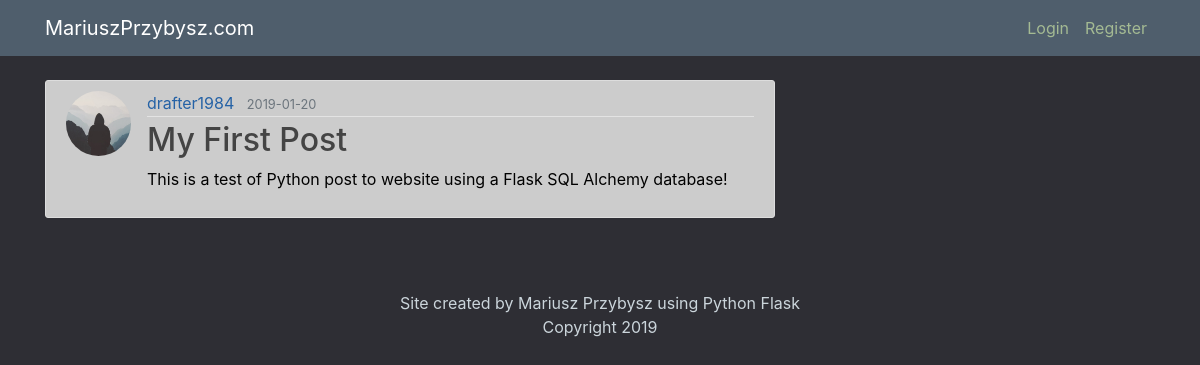
/post/1, run on the app's committed database.
### myproject/models.py (models this page shows, shortened)
class User(db.Model, UserMixin):
    id=db.Column(db.Integer, primary_key=True)
    username=db.Column(db.String(20), unique=True, nullable=False)
    email=db.Column(db.String(120), unique=True, nullable=False)
    image_file=db.Column(db.String(20), nullable=False, default='default.jpg')
    password=db.Column(db.String(60), nullable=False)
    posts=db.relationship('Post',backref='author',lazy=True)

class Post(db.Model):
    id=db.Column(db.Integer, primary_key=True)
    title=db.Column(db.String(100), nullable=False)
    date_posted=db.Column(db.DateTime, nullable=False, default=datetime.utcnow)
    content=db.Column(db.Text, nullable=False)
    user_id=db.Column(db.Integer, db.ForeignKey('user.id'), nullable=False)

### myproject/routes.py (the view)
@app.route("/post/<int:post_id>")
def post(post_id):
    post = Post.query.get_or_404(post_id)
    return render_template('post.html', title=post.title, post=post)

### myproject/templates/post.html (shortened to what this page needs)
{% extends "layout.html" %}
{% block content %}
  <article class="media content-section">
    <img class="rounded-circle article-img" src="{{ url_for('static', filename='profile_pics/' + post.author.image_file) }}">
    <div class="media-body">
      <div class="article-metadata">
        <a class="mr-2" href="#">{{ post.author.username }}</a>
        <small class="text-muted">{{ post.date_posted.strftime('%Y-%m-%d') }}</small>
      </div>
      <h2 class="article-title">{{ post.title }}</h2>
      <p class="article-content">{{ post.content }}</p>
    </div>
  </article>
{% endblock content %}

### myproject/static/main.css (style rules this page uses)
body { background: #2e2e34; color: #cbd5db; margin-top: 5rem; }
h1, h2, h3, h4, h5, h6 { color: #4e748a; }
a { color:#2562a6; }
.content-section { background: #cccccc; color: #000000; padding: 10px 20px; border: 1px solid #dddddd; border-radius: 3px; margin-bottom: 20px; }
.article-title { color: #444444; }
.article-content { white-space: pre-line; }
.article-img { height: 65px; width: 65px; margin-right: 16px; }
.article-metadata { padding-bottom: 1px; margin-bottom: 4px; border-bottom: 1px solid #e3e3e3 }

### data on the page
User: image_file (placeholder picture), author.username "drafter1984"
Post: date_posted "2019-01-20", title "My First Post", content "This is a test of Python post to website using a Flask SQL Alchemy database!"
